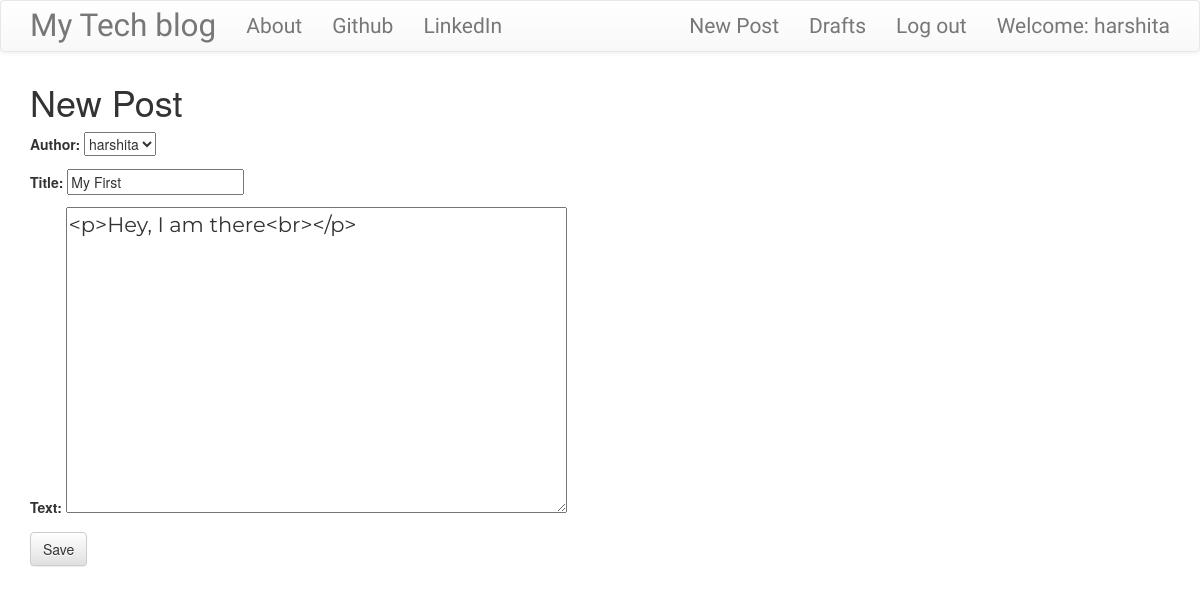
Screenshot of /post/1/edit/ (signed in) with the database file from the repository.
### blog/models.py (models this page shows, shortened)
class Post(models.Model):
    author = models.ForeignKey('auth.User', on_delete=models.CASCADE)
    title = models.CharField(max_length=200)
    text = models.TextField()
    created_date = models.DateTimeField(default=timezone.now())
    published_date = models.DateTimeField(blank=True, null=True)

### blog/views.py (the view)
# urls.py: path('post/<int:pk>/edit/', views.PostUpdateView.as_view(), name='post_edit'),
class PostUpdateView(LoginRequiredMixin, UpdateView):
    login_url = '/login/'
    redirect_field_name = 'blog/post_detail.html'
    form_class = PostForm
    model = Post

### blog/forms.py
class PostForm(forms.ModelForm):
    class Meta:
        model = Post
        fields = ('author', 'title', 'text')
        widgets = {
            'title': forms.TextInput(attrs={'class': 'textinputclass'}),
            'text': forms.Textarea(attrs={'class': 'editable medium-editor-textarea postcontent'})
        }

### blog/templates/blog/post_form.html (shortened to what this page needs)
{%  extends "blog/base.html" %}
{%  block content %}
  <h1>New Post</h1>
  <form class="post-form" method="POST">
    {{ form.as_p }}
    <button type="submit" class="save btn btn-default">Save</button>
  </form>
{% endblock %}

### blog/templates/blog/base.html (shortened to what this page needs)
<!DOCTYPE html>
{% load static %}
<html>
    <head>
        <link rel="stylesheet" href="https://maxcdn.bootstrapcdn.com/bootstrap/3.3.7/css/bootstrap.min.css">
        <link rel="stylesheet" href="https://maxcdn.bootstrapcdn.com/bootstrap/3.3.7/css/bootstrap-theme.min.css">
        <link rel="stylesheet" href="//cdn.jsdelivr.net/medium-editor/latest/css/medium-editor.min.css" type="text/css" media="screen" charset="utf-8">
        <link rel="stylesheet" href="{% static 'css/blog.css' %}">
<body class='loader'>
  <nav class="navbar navbar-default techfont custom-navbar">
    <div class="container">
      <ul class="nav navbar-nav">
        <li><a class='navbar-brand bigbrand' href="{% url 'post_list' %}">My Tech blog</a></li>
        <li><a href="{% url 'about'%}">About</a></li>
        <li><a href="https://www.github.com">Github</a></li>
        <li><a href="https://www.linkedin.com">LinkedIn</a></li>
      </ul>
      <ul class="nav navbar-nav navbar-right">
        {% if user.is_authenticated %}
        <li>
          <a href="{% url 'post_new' %}" >New Post</a>
        </li>
        <li>
          <a href="{% url 'post_draft_list' %}">Drafts</a>
        </li>
        <li>
          <a href="{% url 'logout' %}" >Log out</a>
        </li>
        <li>
          <a >Welcome: {{ user.username }}</a>
        </li>
          {% else %}
          <li><a class='nav navbar-right' href="{% url 'login' %}" ><span class="glyphicon glyphicon-user"></span></a></li>
        {% endif %}
      </ul>
  </div>
</nav>
        <div class="content container">
            <div class="row">
                <div class="col-md-8">
                  <div class="blog_posts">
                    {% block content %}
                    {% endblock %}
                  </div>
                </div>
            </div>
        </div>
</body>
</html>

### blog/static/css/blog.css (style rules this page uses)
.techfont { font-family: 'Russo One', sans-serif; font-size: 1.5em; margin-bottom: 10px; }
.postcontent { font-family: 'Montserrat', sans-serif; font-size: 1.5em; }
.bigbrand { font-size: 1.5em; }
.loader { filter:hue-rotate(0deg); color: linear-gradient(45deg,#0f8,#08f); animation:hue 5000ms infinite linear; }

### rows the page displays
Post: author "harshita", title "My First", text "<p>Hey, I am there<br></p>"

### other values shown
{{ user.username }} "harshita"
